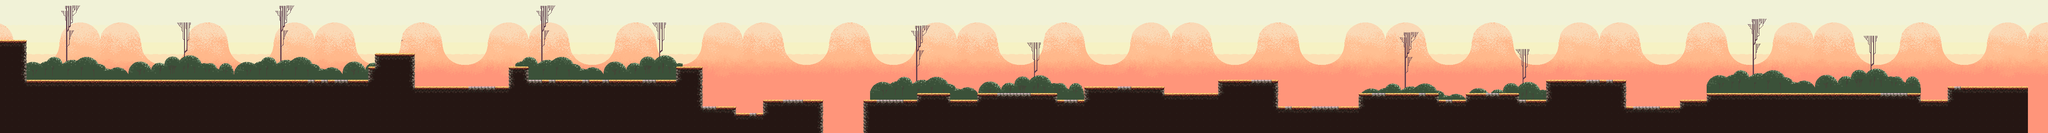

Rendered tile map (Tiled .tmx) drawn with the repository's tilesets; below, a short description and the map source with its tile grids summarised:
An orthogonal 306x20 tile map with 16x16 px tiles, 3 tile layers (bg, t, terrain), 3 tilesets and 67 objects.

<map version="1.10" tiledversion="1.10.1" orientation="orthogonal" renderorder="right-down" width="306" height="20" tilewidth="16" tileheight="16" infinite="0" nextlayerid="66" nextobjectid="222">
 <tileset firstgid="1" name="oak_woods_tileset" tilewidth="16" tileheight="16" tilecount="759" columns="33">
  <image source="oak_woods_tileset.png" width="528" height="368" />
 </tileset>
 <tileset firstgid="760" name="Hills Layer 01" tilewidth="16" tileheight="16" tilecount="512" columns="32">
  <image source="Hills Layer 01.png" width="512" height="256" />
 </tileset>
 <tileset firstgid="1272" name="Hills Layer 04" tilewidth="16" tileheight="16" tilecount="512" columns="32">
  <image source="Hills Layer 04.png" width="512" height="256" />
 </tileset>
 <layer id="64" name="bg" width="306" height="20">
  <data>[6120 cells, 6120 non-empty, 512 distinct tile ids]</data>
 </layer>
 <layer id="65" name="t" width="306" height="20">
  <data>[6120 cells, 2231 non-empty, 384 distinct tile ids]</data>
 </layer>
 <layer id="47" name="terrain" width="306" height="20">
  <data>[6120 cells, 2005 non-empty, 18 distinct tile ids]</data>
 </layer>
 <objectgroup id="49" name="collision" visible="0">
  <object id="139" x="881.67" y="209.334" width="384.333" height="110.667" />
  <object id="140" x="0.667" y="192.667" width="894" height="83.3333" />
  <object id="142" x="1233.33" y="192.667" width="396" height="126.667" />
  <object id="143" x="1600.67" y="257.333" width="157.333" height="64.6667" />
  <object id="144" x="1727.33" y="272" width="178.667" height="48.6667" />
  <object id="145" x="1824.67" y="240" width="143.333" height="82" />
  <object id="146" x="2064.67" y="240.667" width="604.667" height="79.3333" />
  <object id="147" x="2192" y="224" width="80" height="43.3333" />
  <object id="148" x="2336" y="223.333" width="191.333" height="69.3333" />
  <object id="149" x="2592" y="208" width="190.667" height="112.667" />
  <object id="150" x="2752.67" y="224" width="192.667" height="96.6667" />
  <object id="151" x="2911.33" y="192" width="143.333" height="129.333" />
  <object id="152" x="3024.67" y="256.667" width="249.333" height="63.3333" />
  <object id="153" x="3248" y="224" width="191.333" height="100.667" />
  <object id="154" x="3408" y="240" width="314" height="80.6667" />
  <object id="155" x="3504" y="224.666" width="128" height="52" />
  <object id="156" x="3696" y="192.667" width="190.667" height="128" />
  <object id="157" x="3855.33" y="256" width="222.667" height="64" />
  <object id="158" x="4016.67" y="240" width="76.6667" height="34.6667" />
  <object id="159" x="4080" y="224.667" width="510" height="95.3333" />
  <object id="160" x="4576" y="239.333" width="114.667" height="81.3333" />
  <object id="161" x="4656.67" y="208.667" width="190.667" height="112" />
  <object id="215" x="0" y="97.3333" width="62.6667" height="224" />
  <object id="216" x="878.667" y="161.333" width="44" height="65.3333" />
  <object id="217" x="896" y="129.333" width="94" height="97.3333" />
  <object id="219" x="1616" y="160" width="63.3333" height="98" />
  <object id="220" x="1216.67" y="160.667" width="46" height="88" />
 </objectgroup>
 <objectgroup id="55" name="spikeTrap" visible="0">
  <object id="195" x="1759.5" y="272" width="64" />
  <object id="196" x="2272" y="239.5" width="64" />
  <object id="197" x="2527.5" y="240" width="64" height="0.5" />
  <object id="198" x="2783.5" y="223.5" width="128" height="0.5" />
  <object id="199" x="3056" y="256" width="192" />
  <object id="200" x="3439.5" y="239" width="64" height="0.5" />
  <object id="201" x="3632" y="239.5" width="64" />
  <object id="202" x="4592" y="239.5" width="64" height="0.5" />
 </objectgroup>
 <objectgroup id="51" name="slime" visible="0">
  <object id="167" x="950" y="118.666">
   <point />
  </object>
  <object id="169" x="1201.33" y="208.667">
   <point />
  </object>
  <object id="171" x="1664.67" y="240.667">
   <point />
  </object>
  <object id="172" x="3280.67" y="208">
   <point />
  </object>
  <object id="173" x="3344" y="208.667">
   <point />
  </object>
  <object id="174" x="3425.33" y="208">
   <point />
  </object>
 </objectgroup>
 <objectgroup id="50" name="player" visible="0">
  <object id="162" x="147.667" y="169">
   <point />
  </object>
 </objectgroup>
 <objectgroup id="52" name="skeleton" visible="0">
  <object id="177" x="1272" y="177.333">
   <point />
  </object>
  <object id="178" x="1411.33" y="176">
   <point />
  </object>
  <object id="179" x="1605.33" y="178">
   <point />
  </object>
  <object id="180" x="1886.67" y="224.667">
   <point />
  </object>
  <object id="181" x="1728.67" y="241.333">
   <point />
  </object>
  <object id="182" x="2095.33" y="224.667">
   <point />
  </object>
  <object id="183" x="2353.33" y="208">
   <point />
  </object>
  <object id="184" x="2498" y="207.333">
   <point />
  </object>
  <object id="185" x="2682" y="191.333">
   <point />
  </object>
  <object id="186" x="2965.33" y="180">
   <point />
  </object>
  <object id="187" x="3855.33" y="177.333">
   <point />
  </object>
  <object id="188" x="3730.67" y="177.333">
   <point />
  </object>
  <object id="189" x="4126.67" y="210">
   <point />
  </object>
  <object id="190" x="4289.33" y="210">
   <point />
  </object>
  <object id="191" x="4567.33" y="212">
   <point />
  </object>
  <object id="192" x="3920" y="239.333">
   <point />
  </object>
 </objectgroup>
 <objectgroup id="53" name="dummy" visible="0">
  <object id="193" x="3567.33" y="223.333">
   <point />
  </object>
 </objectgroup>
 <objectgroup id="54" name="portal" visible="0">
  <object id="194" x="4784.67" y="207.333">
   <point />
  </object>
 </objectgroup>
 <objectgroup id="56" name="vase">
  <object id="204" x="1013" y="209.5">
   <point />
  </object>
  <object id="205" x="905.833" y="127.333">
   <point />
  </object>
  <object id="206" x="1200.5" y="207.667">
   <point />
  </object>
  <object id="207" x="2176" y="240">
   <point />
  </object>
  <object id="208" x="1693.33" y="255.833">
   <point />
  </object>
 </objectgroup>
 <objectgroup id="58" name="woonderBox" visible="0">
  <object id="221" x="1094.67" y="176">
   <point />
  </object>
 </objectgroup>
 <objectgroup id="59" name="mutatedBat" visible="0">
  <object id="214" x="410" y="162">
   <point />
  </object>
 </objectgroup>
</map>
